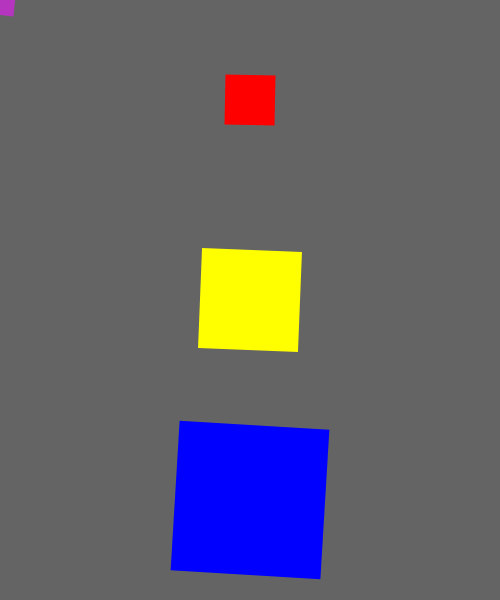
Frame 1 (no input)
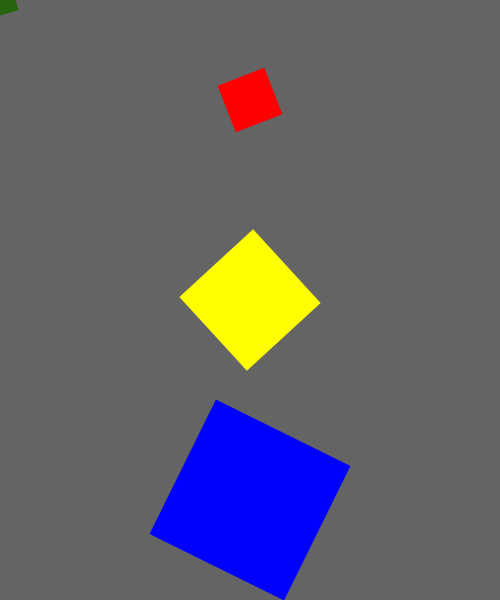
Frame 60 (no input)
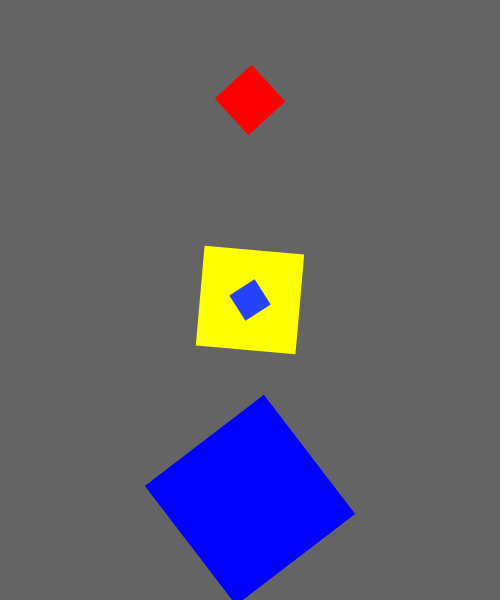
Frame 120 (the mouse pressed at the canvas centre since frame 60)

The p5.js sketch that drew these frames (run headless with seeded random() and noise() and a simulated clock; from frame 60 on, the mouse is pressed at the canvas centre):

// p5.js sketch
// ── sketch.js
function setup() {
  createCanvas(500, 600);
  noStroke();
}


function draw() {
  background(100);

  fill(255, 0, 0);
  rotatingRectangle(width/2, 100, 0.5, 0.02);

  fill(255, 255, 0);
  rotatingRectangle(width/2, 300, 1.0, 0.04);

  fill(0, 0, 255);
  rotatingRectangle(width/2, 500, 1.5, 0.06);

  fill(random(255), random(255), random(255));
  rotatingRectangle(mouseX, mouseY, 0.3, 0.10);
}


function rotatingRectangle(x, y, size, speed) {
  push();

  translate( x, y );
  rotate( frameCount * speed );
  scale( size );

  rectMode(CENTER);
  rect(0, 0, 100, 100);

  pop();
}
